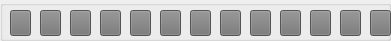
  <widget class="QGroupBox" name="Row1">
   <property name="enabled">
    <bool>true</bool>
   </property>
   <property name="geometry">
    <rect>
     <x>0</x>
     <y>0</y>
     <width>391</width>
     <height>41</height>
    </rect>
   </property>
   <property name="title">
    <string/>
   </property>
   <widget class="QPushButton" name="Coll1R1">
    <property name="geometry">
     <rect>
      <x>10</x>
      <y>10</y>
      <width>21</width>
      <height>26</height>
     </rect>
    </property>
    <property name="toolTip">
     <string>Row 1 Col 1</string>
    </property>
    <property name="styleSheet">
     <string notr="true">QPushButton {
    background-color: rgb(117, 117, 117);;
}</string>
    </property>
    <property name="text">
     <string/>
    </property>
   </widget>
   <widget class="QPushButton" name="Coll8R1">
    <property name="geometry">
     <rect>
      <x>220</x>
      <y>10</y>
      <width>21</width>
      <height>26</height>
     </rect>
    </property>
    <property name="styleSheet">
     <string notr="true">QPushButton {
    background-color: rgb(117, 117, 117);;
}</string>
    </property>
    <property name="text">
     <string/>
    </property>
   </widget>
   <widget class="QPushButton" name="Coll10R1">
    <property name="geometry">
     <rect>
      <x>280</x>
      <y>10</y>
      <width>21</width>
      <height>26</height>
     </rect>
    </property>
    <property name="styleSheet">
     <string notr="true">QPushButton {
    background-color: rgb(117, 117, 117);;
}</string>
    </property>
    <property name="text">
     <string/>
    </property>
   </widget>
   <widget class="QPushButton" name="Coll3R1">
    <property name="geometry">
     <rect>
      <x>70</x>
      <y>10</y>
      <width>21</width>
      <height>26</height>
     </rect>
    </property>
    <property name="styleSheet">
     <string notr="true">QPushButton {
    background-color: rgb(117, 117, 117);;
}</string>
    </property>
    <property name="text">
     <string/>
    </property>
   </widget>
   <widget class="QPushButton" name="Coll9R1">
    <property name="geometry">
     <rect>
      <x>250</x>
      <y>10</y>
      <width>21</width>
      <height>26</height>
     </rect>
    </property>
    <property name="styleSheet">
     <string notr="true">QPushButton {
    background-color: rgb(117, 117, 117);;
}</string>
    </property>
    <property name="text">
     <string/>
    </property>
   </widget>
   <widget class="QPushButton" name="Coll4R1">
    <property name="geometry">
     <rect>
      <x>100</x>
      <y>10</y>
      <width>21</width>
      <height>26</height>
     </rect>
    </property>
    <property name="styleSheet">
     <string notr="true">QPushButton {
    background-color: rgb(117, 117, 117);;
}</string>
    </property>
    <property name="text">
     <string/>
    </property>
   </widget>
   <widget class="QPushButton" name="Coll2R1">
    <property name="geometry">
     <rect>
      <x>40</x>
      <y>10</y>
      <width>21</width>
      <height>26</height>
     </rect>
    </property>
    <property name="styleSheet">
     <string notr="true">QPushButton {
    background-color: rgb(117, 117, 117);;
}</string>
    </property>
    <property name="text">
     <string/>
    </property>
   </widget>
   <widget class="QPushButton" name="Coll7R1">
    <property name="geometry">
     <rect>
      <x>190</x>
      <y>10</y>
      <width>21</width>
      <height>26</height>
     </rect>
    </property>
    <property name="styleSheet">
     <string notr="true">QPushButton {
    background-color: rgb(117, 117, 117);;
}</string>
    </property>
    <property name="text">
     <string/>
    </property>
   </widget>
   <widget class="QPushButton" name="Coll5R1">
    <property name="geometry">
     <rect>
      <x>130</x>
      <y>10</y>
      <width>21</width>
      <height>26</height>
     </rect>
    </property>
    <property name="styleSheet">
     <string notr="true">QPushButton {
    background-color: rgb(117, 117, 117);;
}</string>
    </property>
    <property name="text">
     <string/>
    </property>
   </widget>
   <widget class="QPushButton" name="Coll13R1">
    <property name="geometry">
     <rect>
      <x>370</x>
      <y>10</y>
      <width>21</width>
      <height>26</height>
     </rect>
    </property>
    <property name="styleSheet">
     <string notr="true">QPushButton {
    background-color: rgb(117, 117, 117);;
}</string>
    </property>
    <property name="text">
     <string/>
    </property>
   </widget>
   <widget class="QPushButton" name="Coll12R1">
    <property name="geometry">
     <rect>
      <x>340</x>
      <y>10</y>
      <width>21</width>
      <height>26</height>
     </rect>
    </property>
    <property name="styleSheet">
     <string notr="true">QPushButton {
    background-color: rgb(117, 117, 117);;
}</string>
    </property>
    <property name="text">
     <string/>
    </property>
   </widget>
   <widget class="QPushButton" name="Coll11R1">
    <property name="geometry">
     <rect>
      <x>310</x>
      <y>10</y>
      <width>21</width>
      <height>26</height>
     </rect>
    </property>
    <property name="styleSheet">
     <string notr="true">QPushButton {
    background-color: rgb(117, 117, 117);;
}</string>
    </property>
    <property name="text">
     <string/>
    </property>
   </widget>
   <widget class="QPushButton" name="Coll6R1">
    <property name="geometry">
     <rect>
      <x>160</x>
      <y>10</y>
      <width>21</width>
      <height>26</height>
     </rect>
    </property>
    <property name="styleSheet">
     <string notr="true">QPushButton {
    background-color: rgb(117, 117, 117);;
}</string>
    </property>
    <property name="text">
     <string/>
    </property>
   </widget>
  </widget>
